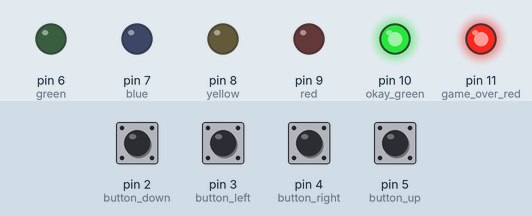
This sketch was run on a simulated Arduino Uno, built with avr-gcc and run on an emulated ATmega328P. Shown: output pins drawn as LEDs (lit = HIGH). The inputs (shaded band) are chosen by the test bench; at power-on: pin 2 (button_down), pin 3 (button_left), pin 4 (button_right), pin 5 (button_up) HIGH. Random numbers use the default seed unless the sketch sets one.

Above: at 1.2 s.
1.3 s: pin 2 (button_down) pulled LOW for 0.15 s
At 2.8 s:
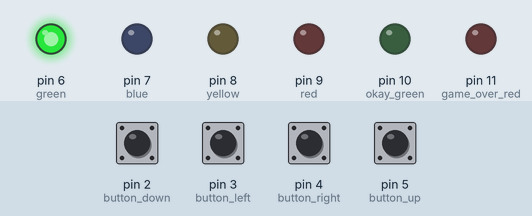
3.1 s: pin 3 (button_left) pulled LOW for 0.15 s
At 3.35 s:
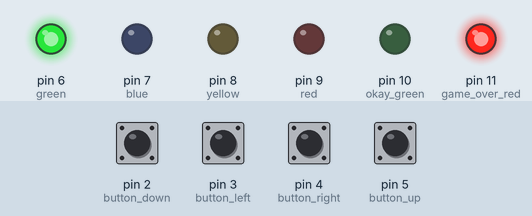
4.9 s: pin 2 (button_down) pulled LOW for 1 s
At 7.3 s:
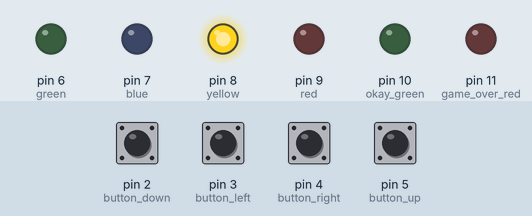
7.6 s: pin 4 (button_right) pulled LOW for 1 s
At 9.6 s:
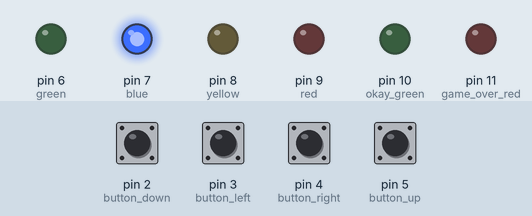
10.6 s: pin 3 (button_left) pulled LOW for 1 s
At 13.1 s:
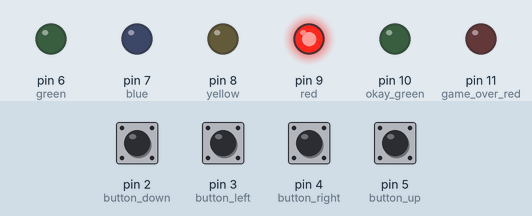
13.6 s: pin 5 (button_up) pulled LOW for 0.15 s
At 13.75 s:
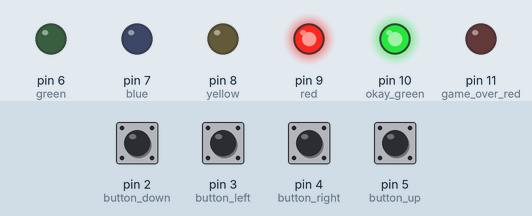
Timing chart, 0 to 16.4 s (numbered marks = the images above; inputs shaded):
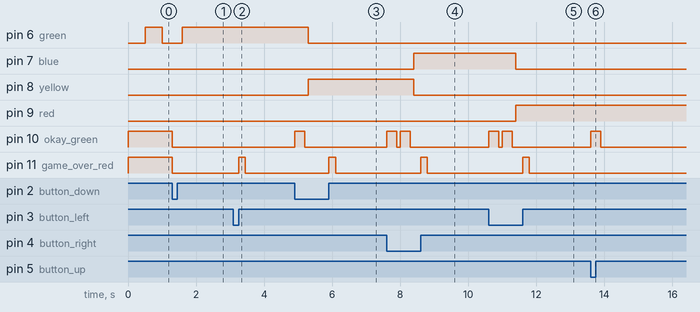

The sketch:

09HitTheButton__1.0.0.ino
```cpp
int game_over_red = 11;
int okay_green = 10;

int green = 6;
int blue = 7;
int yellow = 8;
int red = 9;

int button_down = 2;
int button_left = 3;
int button_right = 4;
int button_up = 5;


int start_led_state = LOW;
unsigned long previousMillis = 0;
const long interval = 500;
unsigned int stop = 1;

bool game_running = true;
int right_button_pressed = 0;
int right_condition = 0;

// 1: red/up
// 2: yellow/right
// 3: blue/left
// 4: green/down
int right_color = 0;

void setup() {
  pinMode(game_over_red, OUTPUT);
  pinMode(okay_green, OUTPUT);

  pinMode(green, OUTPUT);
  pinMode(blue, OUTPUT);
  pinMode(yellow, OUTPUT);
  pinMode(red, OUTPUT);

  pinMode(button_down, INPUT_PULLUP);
  pinMode(button_left, INPUT_PULLUP);
  pinMode(button_right, INPUT_PULLUP);
  pinMode(button_up, INPUT_PULLUP);

  digitalWrite(game_over_red, 1);
  digitalWrite(okay_green, 1);
}

void loop() {

  //start
  if(digitalRead(button_down) == LOW) {
    digitalWrite(green, 0);
    digitalWrite(game_over_red, 0);
    digitalWrite(okay_green, 0);

    stop = 0;

    delay(300);

    //main game start
    while(game_running) {
        right_color = random(1,5);
        setColor(right_color);
        setRightCondition();
        right_button_pressed = 0;

        while(right_button_pressed == 0) {
          buttonCheck(right_color);

          //Stop game
          if (digitalRead(button_up) == LOW && digitalRead(button_down) == LOW) {
            game_running = false;
            break;
        }
      }
        delay(100);
        clearLEDS();
  }
    //main game end
    //game end
    clearLEDS();
    digitalWrite(game_over_red, HIGH);
    delay(1000);
    digitalWrite(game_over_red, LOW);
    stop = 1;
  }

  if(stop == 1) {

  unsigned long currentMillis = millis();

  if(currentMillis - previousMillis >= interval) {
    previousMillis = currentMillis;

    if(start_led_state == LOW) {
      start_led_state = HIGH;
    } else {
      start_led_state = LOW;
    }

    digitalWrite(green, start_led_state);
  }

  }
}

//setColor
void setColor(int numberCheck) {
// 1: red/up
// 2: yellow/right
// 3: blue/left
// 4: green/down

  if(numberCheck == 1){
    digitalWrite(red, 1);
  }

  if(numberCheck == 2){
    digitalWrite(yellow, 1);
  }

  if(numberCheck == 3){
    digitalWrite(blue, 1);
  }

  if(numberCheck == 4){
    digitalWrite(green, 1);
  }
}

//setRightCondition()
void setRightCondition() {
  if(right_color == 1) {
    right_condition = 1;
  }
  else if(right_color == 2) {
    right_condition = 2;
  }
  else if(right_color == 3) {
    right_condition = 3;
  }
  else if(right_color == 4) {
    right_condition = 4;
  }
}


//buttonCheck()
void buttonCheck(int colorCheck) {
  if(colorCheck == 1 && digitalRead(button_up) == LOW) {
    digitalWrite(okay_green, 1);
    delay(300);
    digitalWrite(okay_green, 0);

    right_button_pressed = 1;
  }

  else if(digitalRead(button_up) == LOW) {
    right_condition = 1;
  }

  else if(colorCheck == 2 && digitalRead(button_right) == LOW) {
    digitalWrite(okay_green, 1);
    delay(300);
    digitalWrite(okay_green, 0);

    right_button_pressed = 1;
  }

  else if(digitalRead(button_right) == LOW) {
    right_condition = 2;
  }

  else if(colorCheck == 3 && digitalRead(button_left) == LOW) {
    digitalWrite(okay_green, 1);
    delay(300);
    digitalWrite(okay_green, 0);

    right_button_pressed = 1;
  }

  else if(digitalRead(button_left) == LOW) {
    right_condition = 3;
  }

  else if(colorCheck == 4 && digitalRead(button_down) == LOW) {
    digitalWrite(okay_green, 1);
    delay(300);
    digitalWrite(okay_green, 0);

    right_button_pressed = 1;
  }

  else if(digitalRead(button_down) == LOW) {
    right_condition = 4;
  }

  else if(colorCheck != right_condition) {
      digitalWrite(game_over_red, HIGH);
      delay(200);
      digitalWrite(game_over_red, LOW);
    right_button_pressed = 0;
    right_condition = colorCheck;
  }
}

//clearLEDS()
void clearLEDS() {
  digitalWrite(red, 0);
  digitalWrite(green, 0);
  digitalWrite(blue, 0);
  digitalWrite(yellow, 0);

  digitalWrite(game_over_red, 0);
  digitalWrite(okay_green, 0);
}
```

Measured:
- after the input at 1.3 s, pin 10 (okay_green), pin 11 (game_over_red): HIGH → LOW at once
- after the input at 3.1 s, pin 11 (game_over_red): LOW → HIGH after 0.15 s, → LOW 0.20 s later
- after the input at 4.9 s, pin 6 (green): HIGH → LOW after 0.40 s; pin 8 (yellow): LOW → HIGH after 0.40 s; pin 10 (okay_green): LOW → HIGH at once, → LOW 0.30 s later; pin 11 (game_over_red): LOW → HIGH after 1.0 s, → LOW 0.20 s later
- after the input at 7.6 s, pin 7 (blue): LOW → HIGH after 0.80 s; pin 8 (yellow): HIGH → LOW after 0.80 s; pin 10 (okay_green): alternates HIGH for 0.30 s and LOW for 0.10 s, 4 changes in all, then stays LOW, starting at once; pin 11 (game_over_red): LOW → HIGH after 1.0 s, → LOW 0.20 s later
- after the input at 10.6 s, pin 7 (blue): HIGH → LOW after 0.80 s; pin 9 (red): LOW → HIGH after 0.80 s; pin 10 (okay_green): alternates HIGH for 0.30 s and LOW for 0.10 s, 4 changes in all, then stays LOW, starting at once; pin 11 (game_over_red): LOW → HIGH after 1.0 s, → LOW 0.20 s later
- after the input at 13.6 s, pin 10 (okay_green): LOW → HIGH at once, → LOW 0.30 s later
